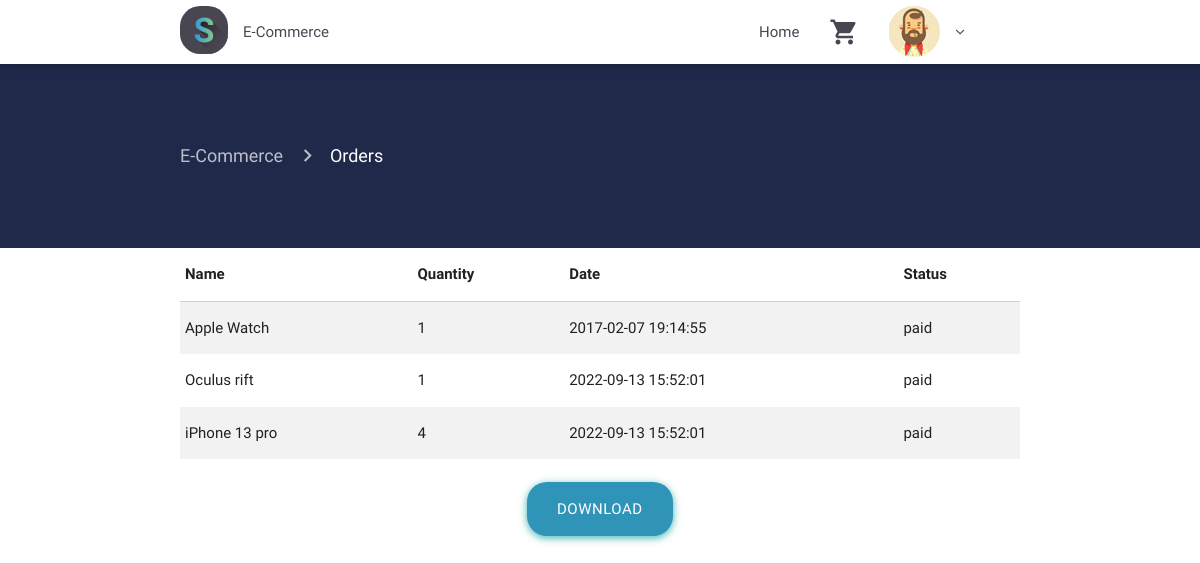
Page /ecom/orders.php (signed in) on the committed database.
### tables this page shows
CREATE TABLE `command` (
  `id` int(11) NOT NULL,
  `id_product` int(11) NOT NULL,
  `quantity` int(11) NOT NULL,
  `dat` timestamp NOT NULL DEFAULT CURRENT_TIMESTAMP ON UPDATE CURRENT_TIMESTAMP,
  `statut` varchar(1000) NOT NULL,
  `id_user` int(11) NOT NULL
);

CREATE TABLE `product` (
  `id` int(11) NOT NULL,
  `id_category` int(11) NOT NULL,
  `name` varchar(1000) NOT NULL,
  `description` varchar(1000) NOT NULL,
  `price` int(11) NOT NULL,
  `id_picture` int(11) NOT NULL,
  `thumbnail` varchar(1000) NOT NULL,
  `promo` varchar(1000) NOT NULL
);

### ecom/orders.php (the view, shortened to what this page needs)
<?php
require 'includes/header.php';
require $nav; ?>
<div class="container-fluid product-page">
    <div class="container current-page">
        <nav>
            <div class="nav-wrapper">
                <div class="col s12">
                    <a href="index" class="breadcrumb">E-Commerce</a>
                    <a href="orders" class="breadcrumb">Orders</a>
                </div>
            </div>
        </nav>
    </div>
</div>
<div class="container scroll">
    <table class="highlight striped">
        <thead>
        <tr>
            <th data-field="name">Name</th>
            <th data-field="quantity">Quantity</th>
            <th data-field="date">Date</th>
            <th data-field="status">Status</th>
        </tr>
        </thead>
        <tbody>
        <?php
        include 'db.php';
        $queryorder = "SELECT command.id as id, name, quantity, dat, statut FROM command, product WHERE product.id = command.id_product and command.statut='paid' and id_user=".$_SESSION['id'];
        $resultorder = $connection->query($queryorder);
        if ($resultorder->num_rows > 0) {
            while($roworder = $resultorder->fetch_assoc()) {
                $productname = $roworder['name'];
                $quantity = $roworder['quantity'];
                $dat = $roworder['dat'];
                $statu = $roworder['statut'];
                ?>
                <tr>
                    <td><?= $productname; ?></td>
                    <td><?= $quantity; ?></td>
                    <td><?= $dat; ?></td>
                    <td><?= $statu; ?></td>
                </tr>
            <?php }}  ?>
        </tbody>
    </table>
    <div class="center-align">
        <br>
        <a href="downloadorder.php?id=<?= $_SESSION['id']; ?>"><button type="submit" name="buy" class="btn-large meh button-rounded waves-effect waves-light ">Download</button></a>
        <br><br>
    </div>
</div>
<?php require 'includes/footer.php'; ?>

### ecom/src/css/style.css (style rules this page uses)
.button-rounded { border-radius: 20px; background-color: #3093B8; box-shadow: 0 2px 6px 0 rgba(45, 172, 173, 0.6), 0 2px 10px 0 rgba(45, 172, 173, 0.42); }
.product-page { padding-top: 60px; padding-bottom: 60px; background-color: rgb(33, 41, 75); }
.product-page nav { background: none; box-shadow: none; }

### rows in the picture
command: id_product.name "Apple Watch", quantity "1", dat "2017-02-07 19:14:55", statut "paid"
command: id_product.name "Oculus rift", quantity "1", dat "2022-09-13 15:52:01", statut "paid"
command: id_product.name "iPhone 13 pro", quantity "4", dat "2022-09-13 15:52:01", statut "paid"
